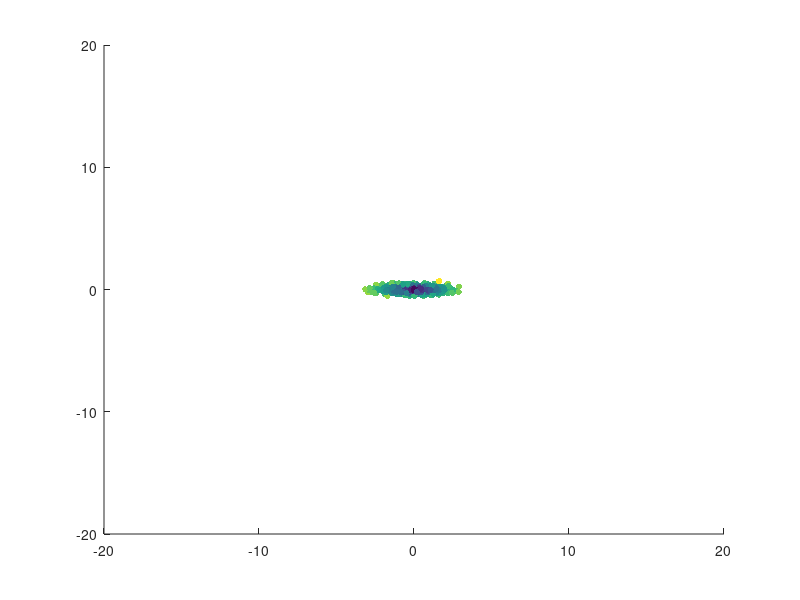

The MATLAB script that drew this image:
%% pancake-cigar, Hamish Dickson 24/01/2015

%
%% implementation 2 - a random walk
%

%
% ok, so what happens here is particles all start out close, with a gaussian distribution of momenta (they are still
% all the same mass, call that one, so the momentum is proportional to the velocity). When they are close, they are
% more likely to collide with another particle and change direction, so this model assumes
% 1) particles are more likely to change direction if they are close to the center
% 2) the new momentum ~ old momentum + gaussian "walk"
%

%
% note: I'm aware this doesn't really fit with a strict definition of a random walk (ie it's not that random), but it's
% how I came to think about this model
% 

%% Initialization
clear ; close all; clc

AXIS_SCALE = [-20 20 -20 20];
PARTICLES = 1000;
SQUISH = 5;

%% first off - start with a ball - how would a ball expand?

p_x = randn(PARTICLES, 1);
p_y = randn(PARTICLES, 1) / SQUISH;

%u_x = randn(PARTICLES,1);
%u_y = randn(PARTICLES,1);

c = sqrt((p_x / SQUISH).^2 + p_y.^2);

scatter(p_x, p_y, 20, c, 'filled')
axis (AXIS_SCALE);
